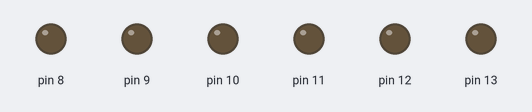
Bench run of a sketch on a simulated Arduino Uno, built with avr-gcc and run on an emulated ATmega328P. On the bench: output pins drawn as LEDs (lit = HIGH).

Above: at 0.7 s.
At 2.2 s:
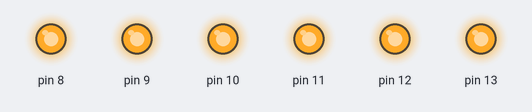
Timing chart, 0 to 3.5 s (numbered marks = the images above):
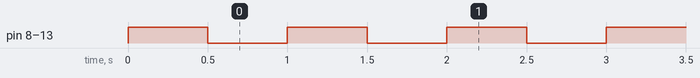

The sketch:

G01_P01_LED_ALL_ON_OFF-V2.ino
```cpp
/*
   Board: Arduino UNO

   Poject Description: all leds goes ON wait 500ms
   then goes off and wait 500ms

   url: https://github.com/sfad/arduino_projects

   method #2
*/

void setup() {
    DDRB = 0b00111111;   // set pins 0-6 of PORT B as OUTPUT
    PORTB = 0b00111111;  // set pins 0-6 to HIGH
    delay(500);          // wait 500ms (0.5 second)
}

void loop() {
    PORTB = ~PORTB;  // bitwise complement (NOT)
    delay(500);      // wait 500ms (0.5 second)
}
```

Measured:
- by itself, pin 8–13: alternates HIGH for 0.50 s and LOW for 0.50 s
